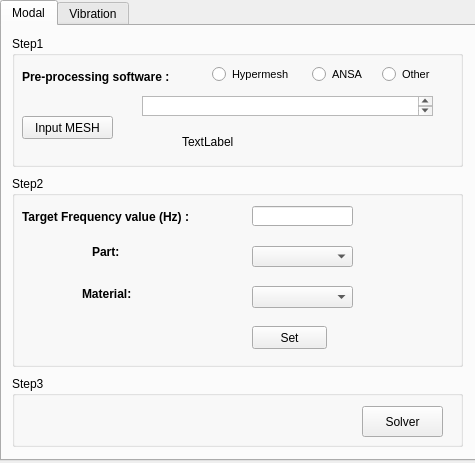
<?xml version="1.0" encoding="UTF-8"?>
<ui version="4.0">
 <class>Form</class>
 <widget class="QWidget" name="Form">
  <property name="geometry">
   <rect>
    <x>0</x>
    <y>0</y>
    <width>475</width>
    <height>463</height>
   </rect>
  </property>
  <property name="windowTitle">
   <string>Form</string>
  </property>
  <widget class="QTabWidget" name="Modal">
   <property name="geometry">
    <rect>
     <x>0</x>
     <y>0</y>
     <width>501</width>
     <height>461</height>
    </rect>
   </property>
   <property name="currentIndex">
    <number>0</number>
   </property>
   <widget class="QWidget" name="tab">
    <attribute name="title">
     <string>Modal</string>
    </attribute>
    <widget class="QGroupBox" name="groupBox">
     <property name="geometry">
      <rect>
       <x>10</x>
       <y>10</y>
       <width>451</width>
       <height>131</height>
      </rect>
     </property>
     <property name="title">
      <string>Step1</string>
     </property>
     <widget class="QTextBrowser" name="textBrowser">
      <property name="geometry">
       <rect>
        <x>130</x>
        <y>60</y>
        <width>291</width>
        <height>20</height>
       </rect>
      </property>
      <property name="autoFillBackground">
       <bool>false</bool>
      </property>
     </widget>
     <widget class="QPushButton" name="pushButton">
      <property name="geometry">
       <rect>
        <x>10</x>
        <y>80</y>
        <width>91</width>
        <height>23</height>
       </rect>
      </property>
      <property name="text">
       <string>Input MESH</string>
      </property>
     </widget>
     <widget class="QRadioButton" name="radioButton">
      <property name="geometry">
       <rect>
        <x>200</x>
        <y>30</y>
        <width>101</width>
        <height>16</height>
       </rect>
      </property>
      <property name="font">
       <font>
        <family>Arial</family>
        <pointsize>8</pointsize>
       </font>
      </property>
      <property name="text">
       <string>Hypermesh</string>
      </property>
     </widget>
     <widget class="QRadioButton" name="radioButton_2">
      <property name="geometry">
       <rect>
        <x>300</x>
        <y>30</y>
        <width>61</width>
        <height>16</height>
       </rect>
      </property>
      <property name="font">
       <font>
        <family>Arial</family>
        <pointsize>8</pointsize>
       </font>
      </property>
      <property name="text">
       <string>ANSA</string>
      </property>
     </widget>
     <widget class="QRadioButton" name="radioButton_3">
      <property name="geometry">
       <rect>
        <x>370</x>
        <y>30</y>
        <width>71</width>
        <height>16</height>
       </rect>
      </property>
      <property name="font">
       <font>
        <family>Arial</family>
        <pointsize>8</pointsize>
       </font>
      </property>
      <property name="text">
       <string>Other</string>
      </property>
     </widget>
     <widget class="QLabel" name="label_4">
      <property name="geometry">
       <rect>
        <x>10</x>
        <y>30</y>
        <width>211</width>
        <height>21</height>
       </rect>
      </property>
      <property name="font">
       <font>
        <family>Arial</family>
        <pointsize>9</pointsize>
        <weight>75</weight>
        <bold>true</bold>
       </font>
      </property>
      <property name="text">
       <string>Pre-processing software : </string>
      </property>
     </widget>
     <widget class="QLabel" name="label_5">
      <property name="geometry">
       <rect>
        <x>170</x>
        <y>90</y>
        <width>201</width>
        <height>31</height>
       </rect>
      </property>
      <property name="text">
       <string>TextLabel</string>
      </property>
     </widget>
    </widget>
    <widget class="QGroupBox" name="groupBox_2">
     <property name="geometry">
      <rect>
       <x>10</x>
       <y>150</y>
       <width>451</width>
       <height>191</height>
      </rect>
     </property>
     <property name="title">
      <string>Step2</string>
     </property>
     <widget class="QPushButton" name="pushButton_2">
      <property name="geometry">
       <rect>
        <x>240</x>
        <y>150</y>
        <width>75</width>
        <height>23</height>
       </rect>
      </property>
      <property name="text">
       <string>Set</string>
      </property>
     </widget>
     <widget class="QLabel" name="label">
      <property name="geometry">
       <rect>
        <x>10</x>
        <y>30</y>
        <width>241</width>
        <height>21</height>
       </rect>
      </property>
      <property name="font">
       <font>
        <family>Arial</family>
        <pointsize>9</pointsize>
        <weight>75</weight>
        <bold>true</bold>
       </font>
      </property>
      <property name="text">
       <string>Target Frequency value (Hz) :</string>
      </property>
     </widget>
     <widget class="QComboBox" name="comboBox_2">
      <property name="geometry">
       <rect>
        <x>240</x>
        <y>110</y>
        <width>101</width>
        <height>22</height>
       </rect>
      </property>
     </widget>
     <widget class="QLineEdit" name="lineEdit">
      <property name="geometry">
       <rect>
        <x>240</x>
        <y>30</y>
        <width>101</width>
        <height>20</height>
       </rect>
      </property>
     </widget>
     <widget class="QLabel" name="label_2">
      <property name="geometry">
       <rect>
        <x>80</x>
        <y>70</y>
        <width>54</width>
        <height>12</height>
       </rect>
      </property>
      <property name="font">
       <font>
        <family>Arial</family>
        <pointsize>9</pointsize>
        <weight>75</weight>
        <bold>true</bold>
       </font>
      </property>
      <property name="text">
       <string>Part:</string>
      </property>
     </widget>
     <widget class="QComboBox" name="comboBox">
      <property name="geometry">
       <rect>
        <x>240</x>
        <y>70</y>
        <width>101</width>
        <height>21</height>
       </rect>
      </property>
     </widget>
     <widget class="QLabel" name="label_3">
      <property name="geometry">
       <rect>
        <x>70</x>
        <y>110</y>
        <width>81</width>
        <height>16</height>
       </rect>
      </property>
      <property name="font">
       <font>
        <family>Arial</family>
        <pointsize>9</pointsize>
        <weight>75</weight>
        <bold>true</bold>
       </font>
      </property>
      <property name="text">
       <string>Material:</string>
      </property>
     </widget>
    </widget>
    <widget class="QGroupBox" name="groupBox_3">
     <property name="geometry">
      <rect>
       <x>10</x>
       <y>350</y>
       <width>451</width>
       <height>71</height>
      </rect>
     </property>
     <property name="title">
      <string>Step3</string>
     </property>
     <widget class="QPushButton" name="pushButton_3">
      <property name="geometry">
       <rect>
        <x>350</x>
        <y>30</y>
        <width>81</width>
        <height>31</height>
       </rect>
      </property>
      <property name="text">
       <string>Solver</string>
      </property>
     </widget>
    </widget>
    <zorder>groupBox_2</zorder>
    <zorder>groupBox</zorder>
    <zorder>groupBox_3</zorder>
   </widget>
   <widget class="QWidget" name="tab_2">
    <attribute name="title">
     <string>Vibration</string>
    </attribute>
   </widget>
  </widget>
 </widget>
 <resources/>
 <connections/>
</ui>
